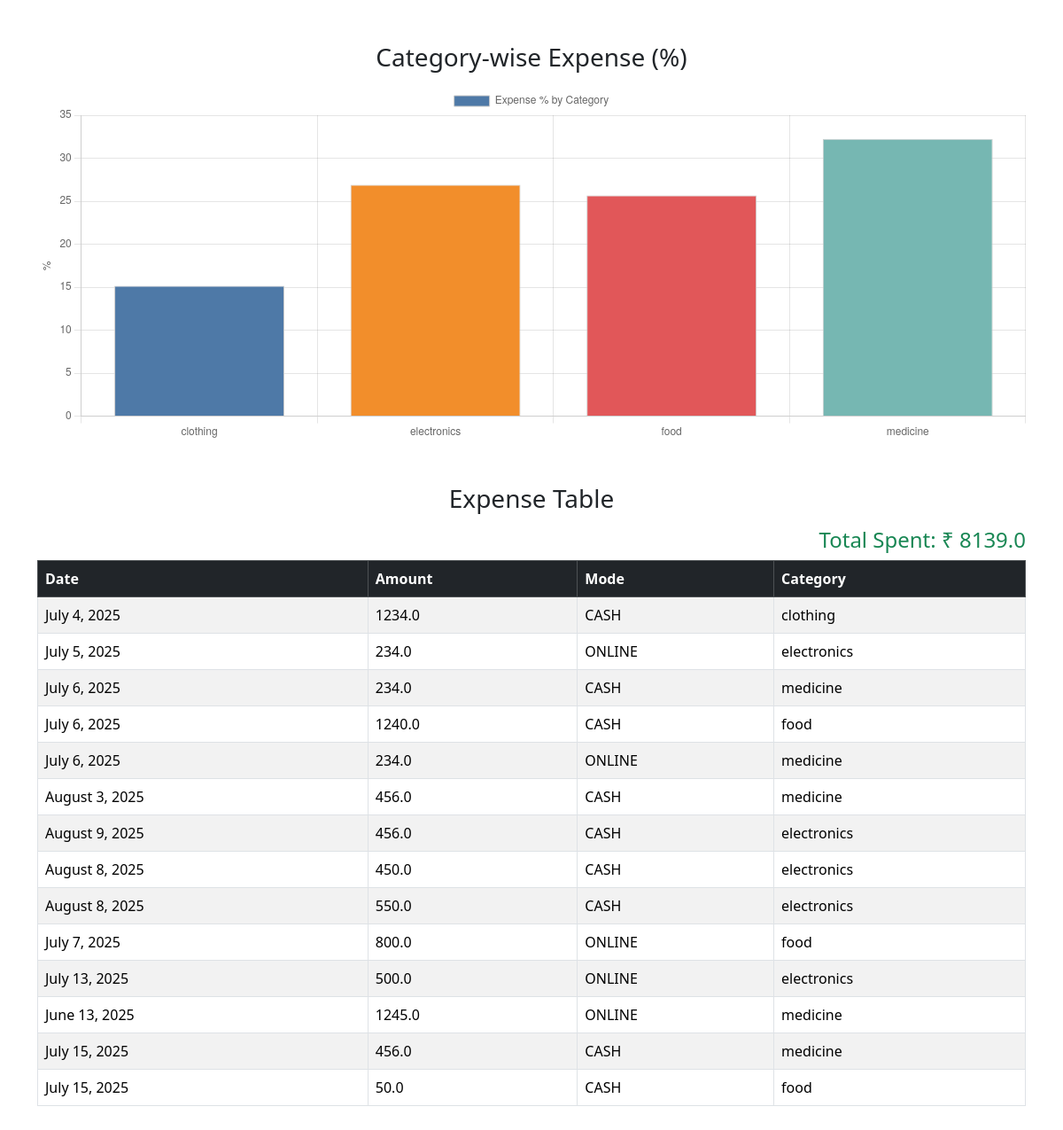
/filter-month/ (signed in), run on the app's committed database.
### ExpenseTracker/models.py (models this page shows)
class expense_store(models.Model):
   user = models.ForeignKey(register,to_field='email',on_delete=models.CASCADE,related_name='expenses')
   date = models.DateField()
   amount = models.FloatField()
   mode = models.CharField(max_length=20)
   category = models.CharField(max_length=50)

### ExpenseTracker/views.py (the view)
# urls.py: path('filter-month/', views.filter_month, name='filter_month'),
def filter_month(request):
    if 'username' not in request.session:
        return redirect('logins')
    current_user = register.objects.get(username=request.session['username'])
    month = request.GET.get('month')
    qs = expense_store.objects.filter(user=current_user)
    if month:
        try:
            qs = qs.filter(date__month=int(month))
        except:
            return HttpResponse("Invalid month")
    category_totals = qs.values('category').annotate(total=Sum('amount'))
    labels = [item['category'] for item in category_totals]
    values = [item['total'] for item in category_totals]
    total_amount = sum(values)
    percentages = [(v / total_amount) * 100 if total_amount else 0 for v in values]
    context = {
        "key": qs,
        "selected_month": month,
        "current_user": current_user,
        "chart_labels": labels,
        "chart_values": percentages,
        'total_amount': total_amount,
    }
    return render(request, "jan.html", context)

### templates/jan.html (shortened to what this page needs)
<!doctype html>
<html lang="en">
  <head>
    <link href="https://cdn.jsdelivr.net/npm/bootstrap@5.3.7/dist/css/bootstrap.min.css" rel="stylesheet">
  </head>
  <body>
    <div class="container my-5">
      <div class="row mb-5">
        <div class="col-12">
          <h3 class="text-center mb-3">Category-wise Expense (%)</h3>
          <div style="height: 400px;">
            <canvas id="categoryChart" width="100%"></canvas>
          </div>
        </div>
      </div>
      <div class="row">
        <div class="col-12">
          <h3 class="text-center mb-3">Expense Table</h3>
          <h4 class="text-end text-success">Total Spent: ₹ {{ total_amount }}</h4>
          <table class="table table-bordered table-striped">
            <thead class="table-dark">
              <tr>
                <th>Date</th>
                <th>Amount</th>
                <th>Mode</th>
                <th>Category</th>
              </tr>
            </thead>
            <tbody>
              {% for exp in key %}
              <tr>
                <td>{{ exp.date|date:"F j, Y" }}</td>
                <td>{{ exp.amount }}</td>
                <td>{{ exp.mode }}</td>
                <td>{{ exp.category }}</td>
              </tr>
              {% empty %}
              <tr><td colspan="4" class="text-center">No expenses for this month.</td></tr>
              {% endfor %}
            </tbody>
          </table>
        </div>
      </div>
    </div>
    <script>
      const ctx = document.getElementById('categoryChart').getContext('2d');
      const categoryChart = new Chart(ctx, {
        type: 'bar',
        data: {
          labels: {{ chart_labels|safe }},
          datasets: [{
            label: 'Expense % by Category',
            data: {{ chart_values|safe }},
            backgroundColor: [
              '#4e79a7', '#f28e2b', '#e15759', '#76b7b2',
              '#59a14f', '#edc948', '#b07aa1', '#ff9da7'
            ],
            borderColor: '#ccc',
            borderWidth: 1
          }]
        },
        options: {
          responsive: true,
          maintainAspectRatio: false,
          scales: {
            y: {
              beginAtZero: true,
              title: {
                display: true,
                text: '%'
              }
            }
          }
        }
      });
    </script>
  </body>
</html>

### data on the page
expense_store: date "July 4, 2025", amount "1234.0", mode "CASH", category "clothing"
expense_store: date "July 5, 2025", amount "234.0", mode "ONLINE", category "electronics"
expense_store: date "July 6, 2025", amount "234.0", mode "CASH", category "medicine"
expense_store: date "July 6, 2025", amount "1240.0", mode "CASH", category "food"
expense_store: date "July 6, 2025", amount "234.0", mode "ONLINE", category "medicine"
expense_store: date "August 3, 2025", amount "456.0", mode "CASH", category "medicine"
expense_store: date "August 9, 2025", amount "456.0", mode "CASH", category "electronics"
expense_store: date "August 8, 2025", amount "450.0", mode "CASH", category "electronics"
expense_store: date "August 8, 2025", amount "550.0", mode "CASH", category "electronics"
expense_store: date "July 7, 2025", amount "800.0", mode "ONLINE", category "food"
expense_store: date "July 13, 2025", amount "500.0", mode "ONLINE", category "electronics"
expense_store: date "June 13, 2025", amount "1245.0", mode "ONLINE", category "medicine"
expense_store: date "July 15, 2025", amount "456.0", mode "CASH", category "medicine"
expense_store: date "July 15, 2025", amount "50.0", mode "CASH", category "food"

### other printed values
{{ total_amount }} "8139.0"
chart data {{ chart_labels|safe }} ['clothing', 'electronics', 'food', 'medicine']
chart data {{ chart_values|safe }} [15.161567760167097, 26.907482491706595, 25.67883032313552, 32.25211942499078]
